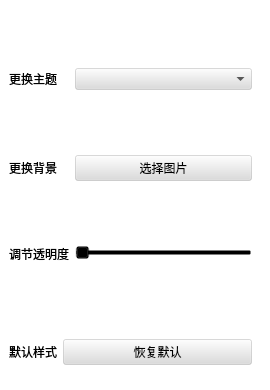
   <widget class="QWidget" name="stylePage">
    <property name="styleSheet">
     <string notr="true">background-color: transparent</string>
    </property>
    <widget class="QFrame" name="formFrame">
     <property name="geometry">
      <rect>
       <x>0</x>
       <y>0</y>
       <width>261</width>
       <height>331</height>
      </rect>
     </property>
     <property name="styleSheet">
      <string notr="true">background-color: transparent</string>
     </property>
     <layout class="QFormLayout" name="formLayout">
      <item row="0" column="1">
       <spacer name="verticalSpacer_4">
        <property name="orientation">
         <enum>Qt::Vertical</enum>
        </property>
        <property name="sizeHint" stdset="0">
         <size>
          <width>20</width>
          <height>40</height>
         </size>
        </property>
       </spacer>
      </item>
      <item row="1" column="0">
       <widget class="QLabel" name="label">
        <property name="styleSheet">
         <string notr="true">background-color: transparent</string>
        </property>
        <property name="text">
         <string>更换主题</string>
        </property>
       </widget>
      </item>
      <item row="1" column="1">
       <widget class="QComboBox" name="comboBox">
        <property name="styleSheet">
         <string notr="true">background-color: rgba(220, 220, 220, 100);</string>
        </property>
       </widget>
      </item>
      <item row="2" column="1">
       <spacer name="verticalSpacer_6">
        <property name="orientation">
         <enum>Qt::Vertical</enum>
        </property>
        <property name="sizeHint" stdset="0">
         <size>
          <width>20</width>
          <height>40</height>
         </size>
        </property>
       </spacer>
      </item>
      <item row="3" column="0">
       <widget class="QLabel" name="label_2">
        <property name="styleSheet">
         <string notr="true">background-color: transparent</string>
        </property>
        <property name="text">
         <string>更换背景</string>
        </property>
       </widget>
      </item>
      <item row="3" column="1">
       <widget class="QPushButton" name="bgBtn">
        <property name="styleSheet">
         <string notr="true">background-color: rgba(220, 220, 220, 100);</string>
        </property>
        <property name="text">
         <string>选择图片</string>
        </property>
        <property name="icon">
         <iconset>
          <normaloff>Image/image.png</normaloff>Image/image.png</iconset>
        </property>
       </widget>
      </item>
      <item row="4" column="1">
       <spacer name="verticalSpacer_7">
        <property name="orientation">
         <enum>Qt::Vertical</enum>
        </property>
        <property name="sizeHint" stdset="0">
         <size>
          <width>20</width>
          <height>40</height>
         </size>
        </property>
       </spacer>
      </item>
      <item row="5" column="0">
       <widget class="QLabel" name="label_3">
        <property name="styleSheet">
         <string notr="true">background-color: transparent</string>
        </property>
        <property name="text">
         <string>调节透明度</string>
        </property>
       </widget>
      </item>
      <item row="5" column="1">
       <widget class="QSlider" name="visSlider">
        <property name="styleSheet">
         <string notr="true">background-color: transparent</string>
        </property>
        <property name="orientation">
         <enum>Qt::Horizontal</enum>
        </property>
       </widget>
      </item>
      <item row="6" column="1">
       <spacer name="verticalSpacer_8">
        <property name="orientation">
         <enum>Qt::Vertical</enum>
        </property>
        <property name="sizeHint" stdset="0">
         <size>
          <width>20</width>
          <height>40</height>
         </size>
        </property>
       </spacer>
      </item>
     </layout>
    </widget>
    <widget class="QFrame" name="formFrame_2">
     <property name="geometry">
      <rect>
       <x>0</x>
       <y>330</y>
       <width>261</width>
       <height>51</height>
      </rect>
     </property>
     <property name="styleSheet">
      <string notr="true">background-color: transparent</string>
     </property>
     <layout class="QFormLayout" name="formLayout_2">
      <item row="0" column="1">
       <widget class="QPushButton" name="resetBtn">
        <property name="styleSheet">
         <string notr="true">background-color: rgba(220, 220, 220, 100);</string>
        </property>
        <property name="text">
         <string>恢复默认</string>
        </property>
        <property name="icon">
         <iconset>
          <normaloff>Image/reset.png</normaloff>Image/reset.png</iconset>
        </property>
       </widget>
      </item>
      <item row="0" column="0">
       <widget class="QLabel" name="label_4">
        <property name="styleSheet">
         <string notr="true">background-color: transparent</string>
        </property>
        <property name="text">
         <string>默认样式</string>
        </property>
       </widget>
      </item>
     </layout>
    </widget>
   </widget>
